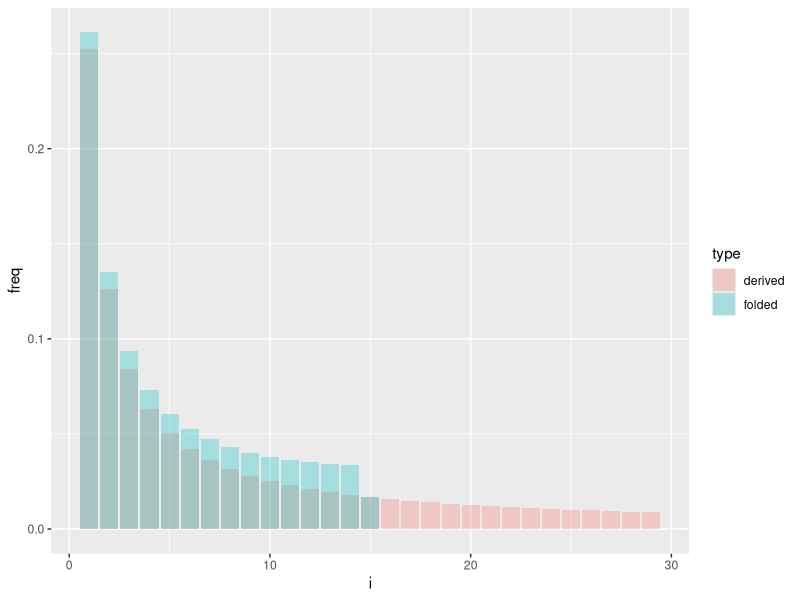

Generate this figure with R:
## ---- chunk 1
library(tidyverse)
#' returns the proportion of sites in each of the different
#' allele count categories
#' @param n is the total number of sampled gene copies.  Must be even
#' for simplicity.
AFS <- function(n) {
  stopifnot( n %% 2 == 0)
  afs <- tibble(
      i = 1:(n-1),
      derived = 1/(1:(n-1))
    ) %>%
    mutate(
      derived = derived / sum(derived)
    ) 

  folded <- rep(0, n-1)
  folded[1:(n/2 - 1)] <- afs$derived[1:(n/2 - 1)] + afs$derived[(n-1):(n/2 + 1)]
  folded[n/2] <- afs$derived[n/2]
  
  afs %>%
    mutate(folded = folded)
}
## ---- chunk 2
AFS(30) %>%
  pivot_longer(cols = c(derived, folded), names_to = "type", values_to = "freq") %>%
  ggplot(aes(x = i, y = freq, fill = type)) +
  geom_col(position = "identity", alpha = 0.3)
## ---- chunk 3
#' N is the number of diploids in the sample
al1 <- function(N, i) {
  1 - (
    ((2 * N - i) / (2 * N)) *
      ((2 * N - 1 - i) / (2 * N - 1))
  )
}
## ---- chunk 4
al1(100, 5)
al1(100, 10)

al1(200, 5)
al1(200, 10)
## ---- chunk 5
ind_fract <- function(N) {
  afs <- AFS(2 * N) %>%
    filter(folded > 0) %>%
    mutate(
      al1_prob = al1(N, i),
      overall = al1_prob * folded,
      cumul = cumsum(overall),
      within_indiv = overall / sum(overall),
      within_indiv_cumul = cumsum(within_indiv)
    ) %>%
    mutate(MAF = i/(2 * N), .after = i)
  afs
}
## ---- chunk 6
ind_fract(445)
## ---- chunk 7
ind_fract(225)
## ---- chunk 8
ind_fract(100)
